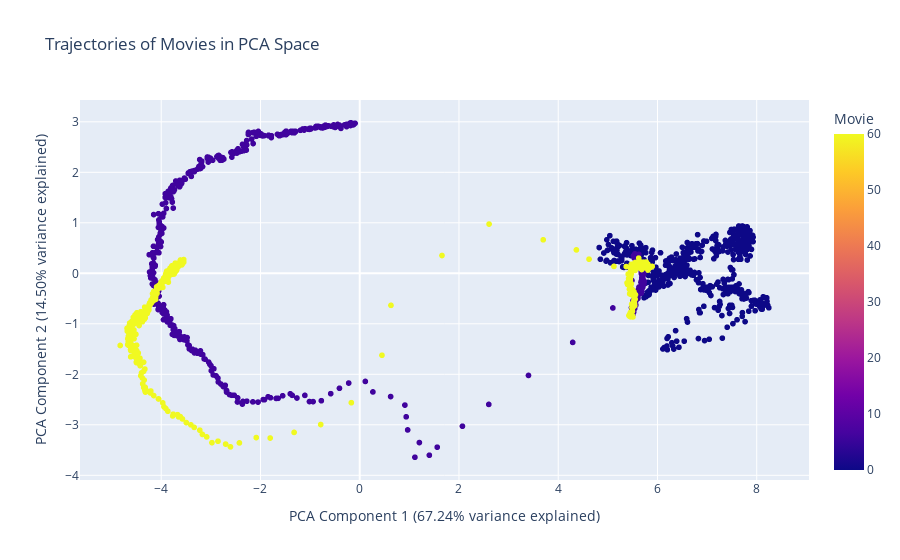

Here is the notebook cell this chart was saved with:
### Code cell
import seaborn as sns
import plotly.express as px
# Prepare a DataFrame for Seaborn
import pandas as pd

data = []
for label, points in traj.items():
    pca_traj = pca.transform(points)
    for i, (x, y) in enumerate(pca_traj):
        data.append({"Movie": label, "Index": i, "PCA1": x, "PCA2": y})
df = pd.DataFrame(data)

fig = px.scatter(
    df,
    x="PCA1",
    y="PCA2",
    color="Movie",
    hover_data=["Movie", "Index", "PCA1", "PCA2"],
    title="Trajectories of Movies in PCA Space",
    labels={
        "PCA1": f"PCA Component 1 ({pca.explained_variance_ratio_[0] * 100:.2f}% variance explained)",
        "PCA2": f"PCA Component 2 ({pca.explained_variance_ratio_[1] * 100:.2f}% variance explained)",
    },
)

# Display the interactive plot
fig.show()

### Figure 1 — Plotly figure (JSON) as saved in the notebook; plotly's stock layout.template omitted (floating-point values rounded to 4 significant figures; data arrays with more than 128 entries replaced by an {"elided": "..."} marker saying what was removed)
{"data": [{"customdata": {"elided": "1652x2 int values"}, "hovertemplate": "PCA Component 1 (67.24% variance explained)=%{x}<br>PCA Component 2 (14.50% variance explained)=%{y}<br>Movie=%{marker.color}<br>Index=%{customdata[1]}<extra></extra>", "legendgroup": "", "marker": {"color": {"elided": "1652 int values"}, "coloraxis": "coloraxis", "symbol": "circle"}, "mode": "markers", "name": "", "showlegend": false, "x": {"elided": "1652 float values"}, "xaxis": "x", "y": {"elided": "1652 float values"}, "yaxis": "y", "type": "scattergl"}], "layout": {"xaxis": {"anchor": "y", "domain": [0.0, 1.0], "title": {"text": "PCA Component 1 (67.24% variance explained)"}}, "yaxis": {"anchor": "x", "domain": [0.0, 1.0], "title": {"text": "PCA Component 2 (14.50% variance explained)"}}, "coloraxis": {"colorbar": {"title": {"text": "Movie"}}, "colorscale": [[0.0, "#0d0887"], [0.1111, "#46039f"], [0.2222, "#7201a8"], [0.3333, "#9c179e"], [0.4444, "#bd3786"], [0.5556, "#d8576b"], [0.6667, "#ed7953"], [0.7778, "#fb9f3a"], [0.8889, "#fdca26"], [1.0, "#f0f921"]]}, "legend": {"tracegroupgap": 0}, "title": {"text": "Trajectories of Movies in PCA Space"}}}
